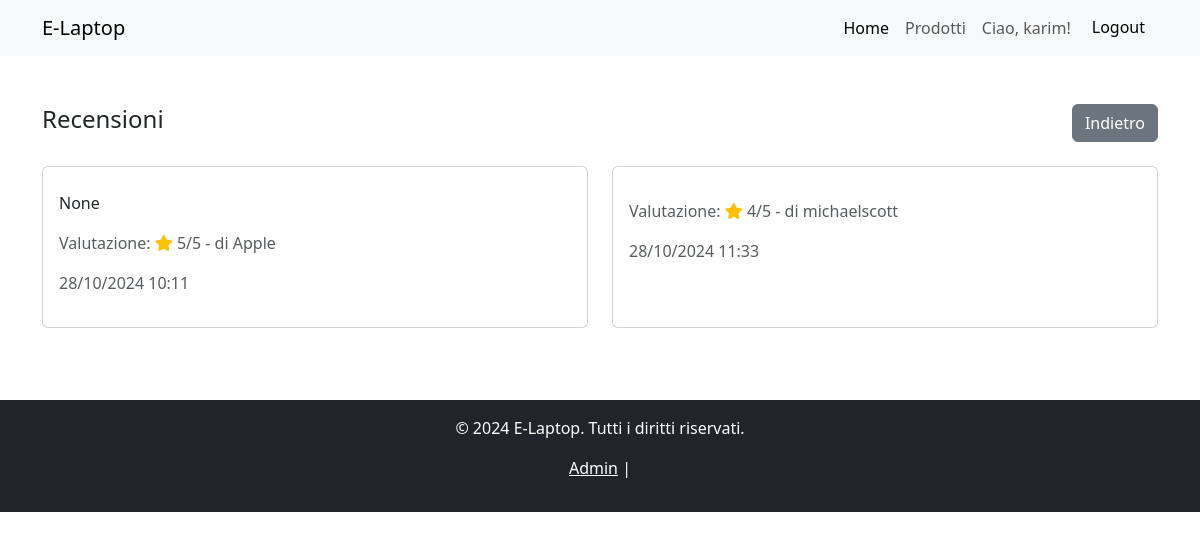
Before: /laptopdetail/2/reviews (signed in) with the older database file.
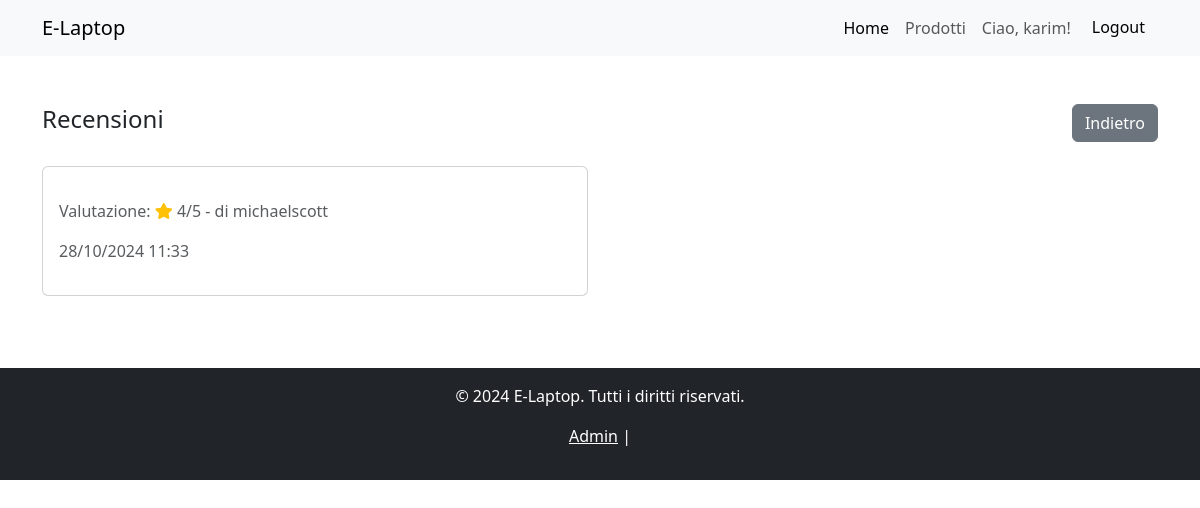
After: the same page with the newer database file.
### management/models.py (models this page shows, shortened)
class CustomUser(AbstractUser):
    USER_TYPE_CHOICES = (
        ('buyer', 'Acquirente'),
        ('seller', 'Fornitore'),
    )
    user_type = models.CharField(max_length=20, choices=USER_TYPE_CHOICES)

class LaptopReview(models.Model):
    user = models.ForeignKey(settings.AUTH_USER_MODEL, on_delete=models.CASCADE)
    laptop = models.ForeignKey(Laptop, on_delete=models.CASCADE)
    rating = models.PositiveIntegerField(choices=[(i, str(i)) for i in range(1, 6)])
    description = models.TextField(max_length=200, blank=True, null=True)
    creation_time = models.DateTimeField(auto_now_add=True)
    class Meta:
        unique_together = (('user', 'laptop'),)

### management/views.py (the view)
# urls.py: path('laptopdetail/<laptop_id>/reviews', views.laptop_reviews_list, name='LaptopReviewsList'),
@login_required
def laptop_reviews_list(request, laptop_id):
    laptop = get_object_or_404(Laptop, id=laptop_id)
    return render(request, 'management/laptop_reviews_list.html', {'laptop': laptop})

### management/templates/management/laptop_reviews_list.html (shortened to what this page needs)
{% extends "base.html" %}
{% block content %}
<div class="row mt-5">
    <div class="col-md-12">
        <div class="d-flex justify-content-between align-items-center">
            <h4>Recensioni</h4>
            <a href="{% url 'LaptopDetail' laptop.id %}" class="btn btn-secondary">Indietro</a>
        </div>
        {% if laptop.laptopreview_set.exists %}
            <div class="row mt-4">
                {% for review in laptop.laptopreview_set.all %}
                    <div class="col-md-6 mb-4">
                        <div class="card h-100">
                            <div class="card-body">
                                <p class="card-text">{{ review.description }}</p>
                                <p class="text-muted">Valutazione:
                                    <link rel="stylesheet" href="https://cdnjs.cloudflare.com/ajax/libs/font-awesome/5.15.4/css/all.min.css">
                                    <i class="fas fa-star text-warning"></i>
                                    {{ review.rating }}/5 - di {{ review.user.username }}
                                </p>
                                <p class="text-muted">{{ review.creation_time|date:"d/m/Y H:i" }}</p>
                            </div>
                        </div>
                    </div>
                {% endfor %}
            </div>
        {% else %}
            <p class="text-muted">Nessuna recensione disponibile per questo prodotto.</p>
        {% endif %}
    </div>
</div>
{% endblock %}

### templates/base.html (shortened to what this page needs)
<!DOCTYPE html>
<html lang="it">
<head>
    <link href="https://cdn.jsdelivr.net/npm/bootstrap@5.3.0/dist/css/bootstrap.min.css" rel="stylesheet">
</head>
<body>
    <nav class="navbar navbar-expand-lg navbar-light bg-light">
        <div class="container">
            <a class="navbar-brand" href="{% url 'Home' %}">E-Laptop</a>
            <div class="collapse navbar-collapse" id="navbarNav">
                <ul class="navbar-nav ms-auto">
                    <li class="nav-item">
                        <a class="nav-link active" href="{% url 'Home' %}">Home</a>
                    </li>
                    <li class="nav-item">
                        <a class="nav-link" href="{% url 'LaptopsList' %}">Prodotti</a>
                    </li>
                    {% if user.is_authenticated %}
                        <li class="nav-item">
                            <span class="nav-link">Ciao, {{ user.username }}!</span>
                        </li>
                        <li class="nav-item">
                            <form method="POST" action="{% url 'Logout' %}"> {% csrf_token %}
                                <button type="submit" class="btn btn-light">Logout</button>
                            </form>
                        </li>
                    {% endif %}
                </ul>
            </div>
        </div>
    </nav>
    <div class="container my-5">
        {% block content %}
        {% endblock %}
    </div>
    <footer class="bg-dark text-white text-center py-3">
        <p>&copy; 2024 E-Laptop. Tutti i diritti riservati.</p>
        <p><a href="http://localhost:8000/admin/" class="text-white">Admin</a> | </p>
    </footer>
</body>
</html>

Changed rows visible on the page:
removed LaptopReview: description "None", rating "5", user.username "Apple", creation_time "28/10/2024 10:11"
